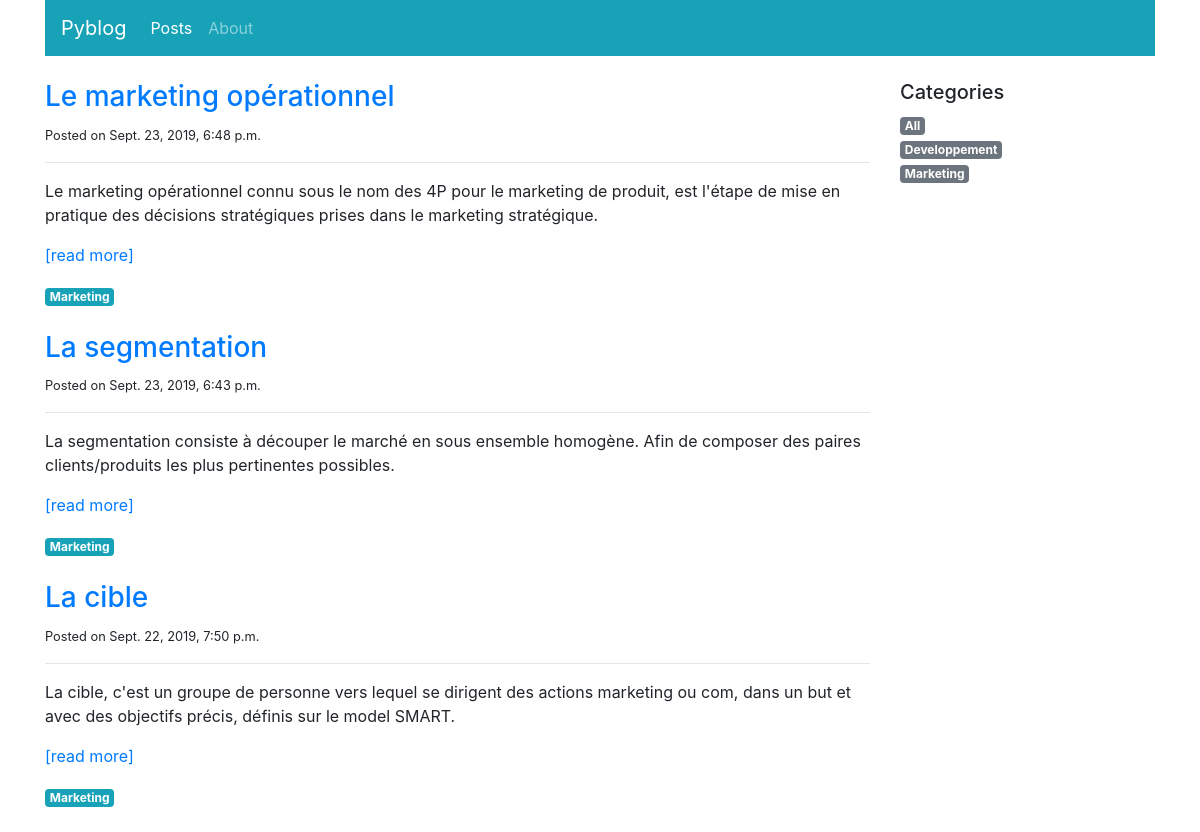
The page /blog/posts/Marketing on the database its author committed.
### blog/models.py (models this page shows, shortened)
class Post(models.Model):
    title = models.CharField(max_length=100)
    category = models.ForeignKey('PostCategory',
                                 null=True,
                                 blank=True,
                                 on_delete=models.DO_NOTHING)
    published = models.BooleanField(default=False)
    text = models.TextField(blank=True)
    created_at = models.DateTimeField(auto_now_add=True)

class PostCategory(models.Model):
    name = models.CharField(max_length=50)
    def slug(self):
        return slugify(self.name)
    def __str__(self):
        return self.name

### blog/views.py (the view)
# urls.py: path('posts/', views.post_list, name='home'),
def post_list(request, category_name=model_helpers.category_name_all.slug()):
        category, posts = model_helpers.get_category_and_posts(category_name)
        categories = model_helpers.get_categories()
        context = {
            'navigation_items': navigation.navigation_items(navigation.NAV_POSTS),
            'posts': posts,
            'category': category,
            'categories': categories
        }
        return render(request, 'blog/post_list.html', context)

### blog/model_helpers.py (called while the page is built)
def get_category_and_posts(category_name):
    posts = Post.objects.filter(published=True)
    if category_name == category_name_all.slug():
        category = category_name_all
    else:
        try:
            category = PostCategory.objects.get(name__iexact=category_name)
            posts = posts.filter(category=category)
            print(category)
        except PostCategory.DoesNotExist:
            category = PostCategory(name=category_name)
            posts = Post.objects.none()
    posts = posts.order_by("-created_at")
    return category, posts

def get_categories():
    cateroties = list(PostCategory.objects.all().order_by("name"))
    cateroties.insert(0, category_name_all)
    return cateroties

### blog/navigation.py (called while the page is built)
def navigation_items(selected_item):
    items = []
    for name, url in NAV_ITEMS:
        items.append({
            'name': name,
            'url': url,
            'active': True if selected_item == name else False
        })
    return items

### blog/templates/blog/post_list.html (shortened to what this page needs)
{% extends 'base.html' %}
{% block content %}
<div class="col-sm-9">
    {% for post in posts %}
    <div class="mb-4">
        <h3><a href="{% url 'post-detail' post.pk %}"> {{ post.title }}</a></h3>
        <small> Posted on {{ post.created_at }}</small>
        <hr/>
        <p class="text-muted">
            {{ post.text|linebreaks|safe|truncatewords:50 }}
            <a href="{% url 'post-detail' post.pk %}">[read more]</a>
        </p>
        <a href="{% url 'list-category-posts' post.category.slug %}"
           class="badge badge-info"> {{ post.category.name|capfirst }}</a>
    </div>
    {% endfor %}
</div>
<div class="col-sm-3">
    <h5> Categories </h5>
        <ul class="list-unstyled">
            {% for cat in categories %}
            <li>
                <a href="{% url 'list-category-posts' cat.slug %}"
                class="badge badge-secondary" > {{ cat.name|capfirst }} </a>
            </li>
            {% endfor %}
        </ul>
</div>
{% endblock content %}

### rows shown on the page
Post: title "Le marketing opérationnel", created_at "Sept. 23, 2019, 6:48 p.m.", text "Le marketing opérationnel connu sous le nom des 4P pour le marketing de produit, est l'étape de mise en pratique des décisions stratégiques prises dans le marketing stratégique.", category.name "Marketing"
Post: title "La segmentation", created_at "Sept. 23, 2019, 6:43 p.m.", text "La segmentation consiste à découper le marché en sous ensemble homogène. Afin de composer des paires clients/produits les plus pertinentes possibles.", category.name "Marketing"
Post: title "La cible", created_at "Sept. 22, 2019, 7:50 p.m.", text "La cible, c'est un groupe de personne vers lequel se dirigent des actions marketing ou com, dans un but et avec des objectifs précis, définis sur le model SMART.", category.name "Marketing"
PostCategory: name "Developpement"
PostCategory: name "Marketing"

### other values the page prints
{{ item.name }} "Posts" "About"
{{ cat.name|capfirst }} "All"
